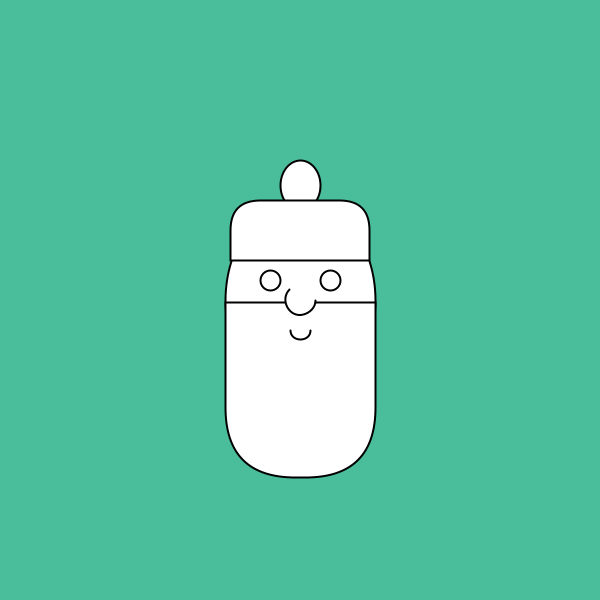
Frame 1 (no input)
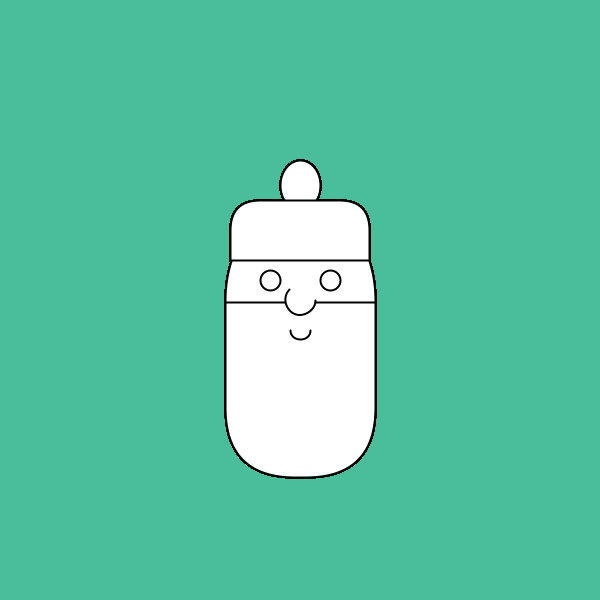
Frame 60 (the mouse pressed at the canvas centre just before this capture)
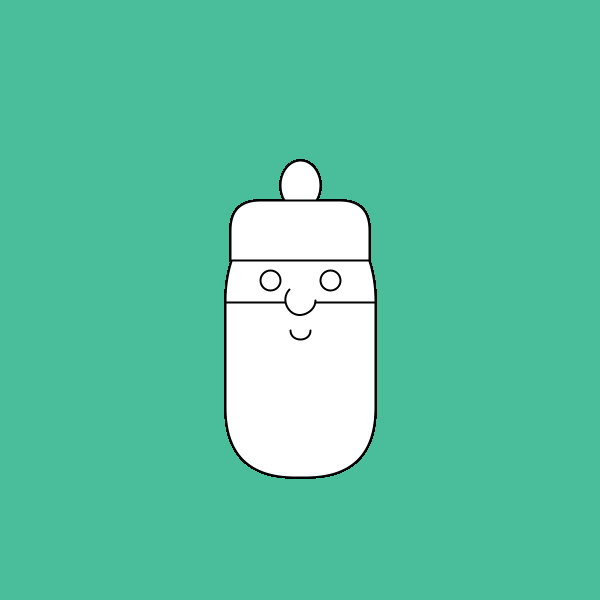
Frame 120 (the mouse held since frame 60 and released just before this capture)

The Processing sketch that drew these frames (run headless with seeded random() and noise(); from frame 60 on, the mouse is pressed at the canvas centre):

// Processing sketch: processing_162290
// ── processing_162290.pde

int center = 300;

void setup(){
  size(600,600);
  background(74,190,155);
  
}

void draw(){
  
  strokeWeight(2);
  
  /*Ansigt*/
  ellipseMode(CENTER);
  ellipse(300,300,150,200);
  
 /*Øjne*/
 ellipse(270,280,20,20);
 ellipse(330,280,20,20);
 
  /*Skæg*/
  rectMode(CENTER);
  rect(300,390,150,175,0,0,70,70);
 
  /*knold*/
  ellipse(300,185,40,50);
  
  /*Hår*/
  rect(300,230,139,60,70,70,0,0);
  
   /*Næse*/
  arc(300, 300, 30, 30, 0, PI+QUARTER_PI, OPEN);

 /*mund*/
 arc(center, center+30, 20, 20, 0, 3.14,OPEN);

  
  
 
 
 
 
  
}
